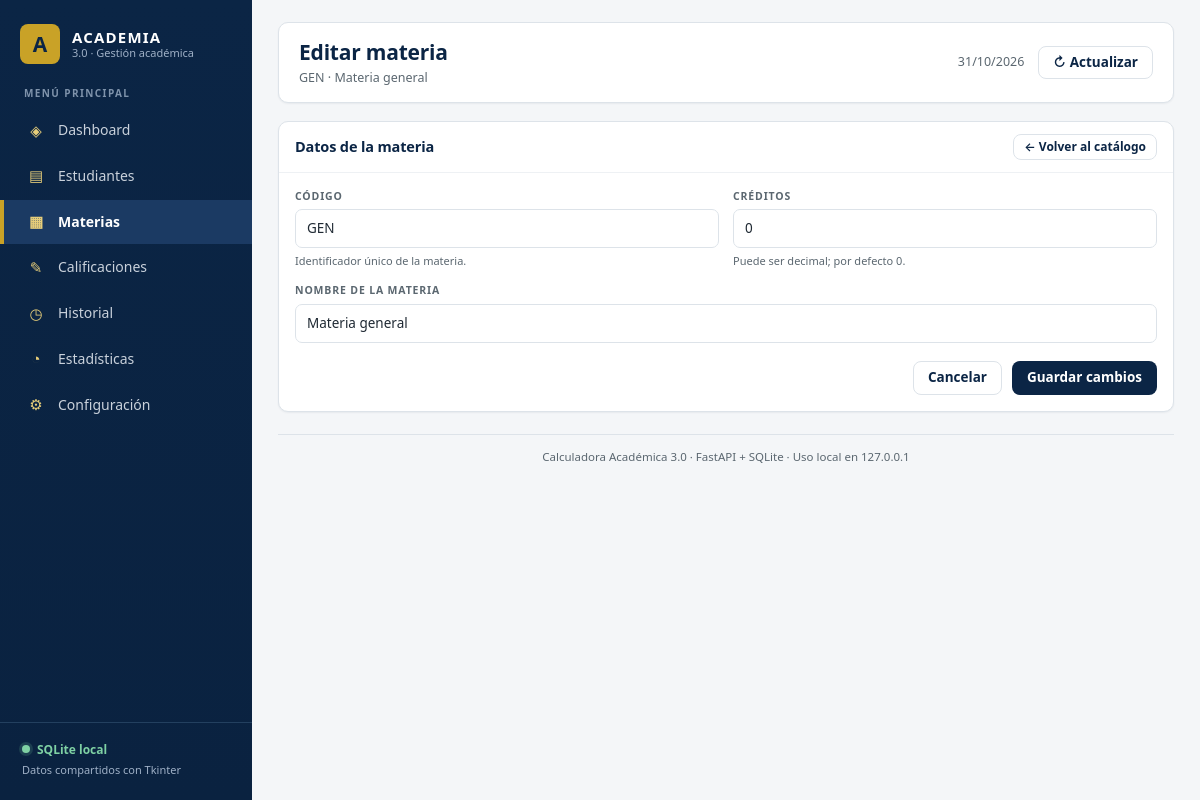
/materias/00000000-0000-0000-0000-000000000001/editar, run on the app's committed database.
### tables this page shows
CREATE TABLE materias (
    id             TEXT PRIMARY KEY,
    codigo         TEXT NOT NULL UNIQUE,
    nombre         TEXT NOT NULL,
    creditos       REAL NOT NULL DEFAULT 0 CHECK (creditos >= 0),
    creado_en      TEXT NOT NULL,
    actualizado_en TEXT NOT NULL,
    eliminado_en   TEXT
);

### app/web/rutas.py (the view)
@router.get("/materias/{materia_id}/editar")
def editar_materia(
    request: Request,
    materia_id: str,
    servicios: Servicios = Depends(servicios_lectura),
):
    try:
        materia = servicios.materias.obtener(materia_id)
    except ErrorAcademico as error:
        return _redirigir("/materias", str(error), "error")
    return _render(
        request,
        "formulario_materia.html",
        "materias",
        materia=materia,
    )

### app/web/templates/formulario_materia.html (shortened to what this page needs)
{% extends "base.html" %}
{% block encabezado %}{% if materia %}Editar materia{% else %}Nueva materia{% endif %}{% endblock %}
{% block subencabezado %}{% if materia %}{{ materia.codigo }} · {{ materia.nombre }}{% else %}El código se guarda en mayúsculas{% endif %}{% endblock %}
{% block contenido %}
<section class="panel">
  <div class="panel-cabecera">
    <h2>Datos de la materia</h2>
    <a class="boton secundario pequeno" href="/materias">← Volver al catálogo</a>
  </div>
  <div class="panel-cuerpo">
    <form class="formulario" method="post" action="/materias/guardar">
      <div class="rejilla-campos">
        <div class="campo">
          <label for="codigo">Código</label>
          <input id="codigo" name="codigo" type="text" required maxlength="30"
                 value="{{ materia.codigo if materia else '' }}" autofocus
                 placeholder="Ej. MAT-101">
          <span class="ayuda">Identificador único de la materia.</span>
        </div>
        <div class="campo">
          <label for="creditos">Créditos</label>
          <input id="creditos" name="creditos" type="number" min="0" step="0.5"
                 value="{{ '%g'|format(materia.creditos) if materia else '0' }}">
          <span class="ayuda">Puede ser decimal; por defecto 0.</span>
        </div>
        <div class="campo ancho">
          <label for="nombre">Nombre de la materia</label>
          <input id="nombre" name="nombre" type="text" required maxlength="160"
                 value="{{ materia.nombre if materia else '' }}"
                 placeholder="Ej. Matemática I">
        </div>
      </div>
      <div class="formulario-pie">
        <a class="boton secundario" href="/materias">Cancelar</a>
        <button class="boton primario" type="submit">
          {% if materia %}Guardar cambios{% else %}Guardar materia{% endif %}
        </button>
      </div>
    </form>
  </div>
</section>
{% endblock %}

### app/web/static/css/estilos.css (style rules this page uses)
:root { --azul: #0b2545; --azul-medio: #13315c; --azul-claro: #1b3a63; --dorado: #c9a227; --dorado-claro: #e7ce7a; --fondo: #f4f6f8; --blanco: #ffffff; --gris-borde: #dde3e9; --gris-suave: #eef1f4; --gris-texto: #5b6770; --texto: #1f2933; --verde: #1e7f4f; --verde-suave: #e6f4ec; --rojo: #b3261e; --rojo-suave: #fbeae8; --amarillo-suave: #fff6da; --sombra: 0 1px 2px rgba(11, 37, 69, 0.06); --radio: 10px; }
* { box-sizing: border-box; }
html, body { margin: 0; padding: 0; }
body { background: var(--fondo); color: var(--texto); font-family: "Segoe UI", system-ui, -apple-system, "Helvetica Neue", Arial, sans-serif; font-size: 15px; line-height: 1.45; }
a { color: var(--azul-medio); text-decoration: none; }
h1, h2, h3, h4 { margin: 0; color: var(--azul); letter-spacing: -0.01em; }
.boton { display: inline-flex; align-items: center; justify-content: center; gap: 6px; padding: 9px 14px; border: 1px solid transparent; border-radius: 8px; font: inherit; font-size: 13.5px; font-weight: 600; line-height: 1; cursor: pointer; white-space: nowrap; transition: background 0.15s ease, border-color 0.15s ease, color 0.15s ease; }
.boton.primario { background: var(--azul); color: var(--blanco); }
.boton.secundario { background: var(--blanco); border-color: var(--gris-borde); color: var(--azul); }
.boton.pequeno { padding: 6px 10px; font-size: 12px; }
.panel { background: var(--blanco); border: 1px solid var(--gris-borde); border-radius: var(--radio); box-shadow: var(--sombra); overflow: hidden; }
.panel-cabecera { display: flex; flex-wrap: wrap; align-items: center; justify-content: space-between; gap: 10px; padding: 12px 16px; border-bottom: 1px solid var(--gris-suave); }
.panel-cabecera h2, .panel-cabecera h3 { font-size: 14.5px; }
.panel-cuerpo { padding: 16px; }
.formulario { display: flex; flex-direction: column; gap: 14px; }
.rejilla-campos { display: grid; grid-template-columns: repeat(2, minmax(0, 1fr)); gap: 14px; }
.campo { display: flex; flex-direction: column; gap: 5px; min-width: 0; }
.campo.ancho { grid-column: 1 / -1; }
.campo label { color: var(--gris-texto); font-size: 10.5px; font-weight: 700; letter-spacing: 0.08em; text-transform: uppercase; }
.campo input, .campo select, .campo textarea { width: 100%; padding: 9px 11px; border: 1px solid var(--gris-borde); border-radius: 7px; background: var(--blanco); color: var(--texto); font: inherit; font-size: 13.5px; outline: none; transition: border-color 0.15s ease, box-shadow 0.15s ease; }
.campo .ayuda { color: var(--gris-texto); font-size: 11px; }
.formulario-pie { display: flex; flex-wrap: wrap; justify-content: flex-end; gap: 10px; padding-top: 4px; }

### data on the page
materias: codigo "GEN", nombre "Materia general", creditos "0"

### other printed values
{{ hoy }} "31/10/2026"
